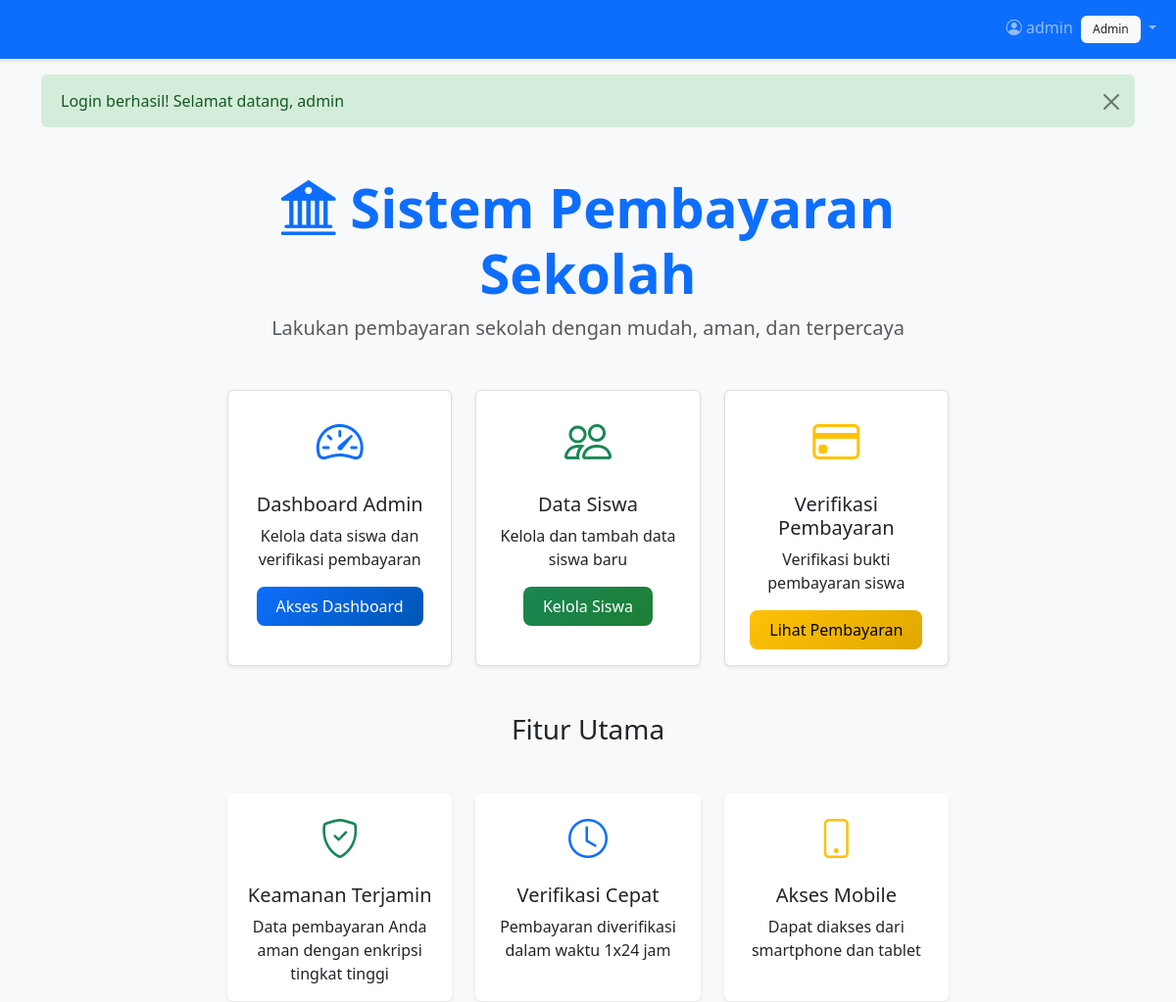
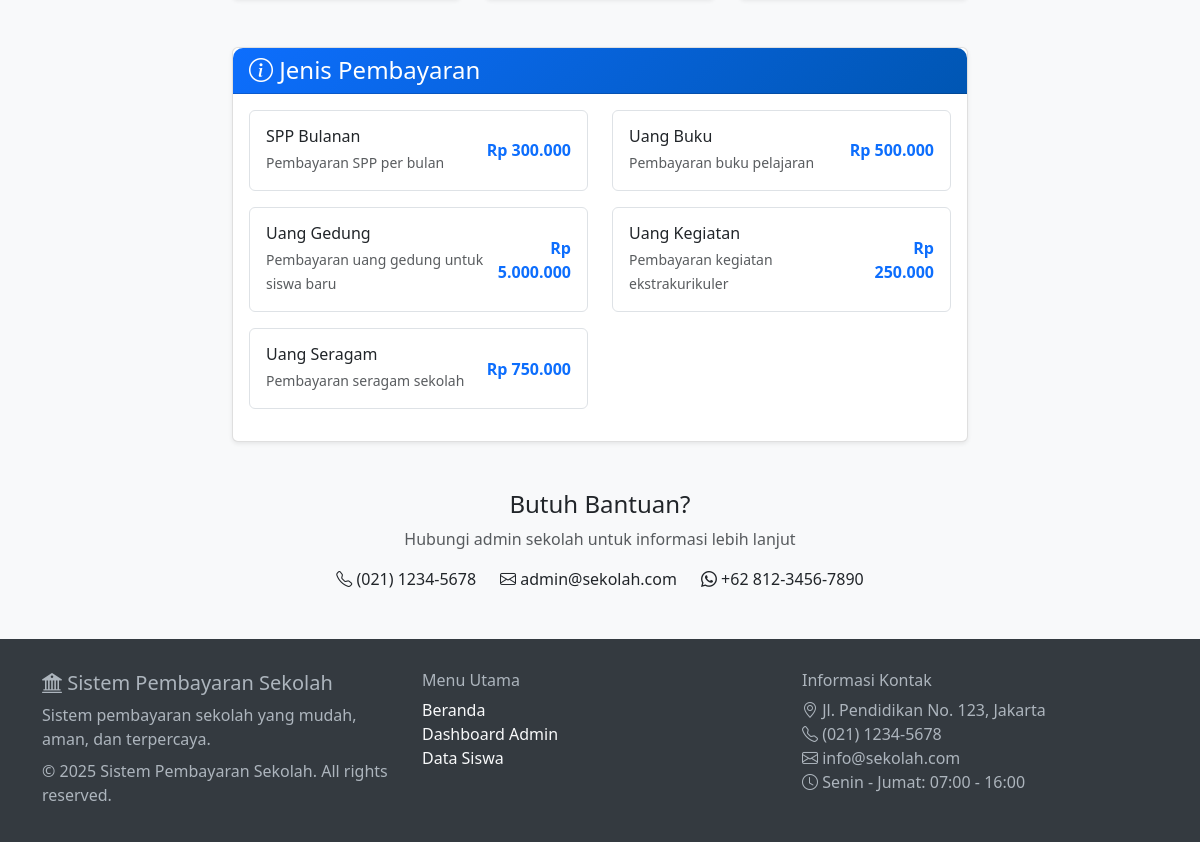
The page / (signed in) on the database its author committed (2 pictures, top to bottom).
### tables this page shows
CREATE TABLE payment_types (
    id INT PRIMARY KEY AUTO_INCREMENT,
    nama_pembayaran VARCHAR(100) NOT NULL,
    jumlah DECIMAL(10,2) NOT NULL,
    deskripsi TEXT,
    is_active BOOLEAN DEFAULT TRUE,
    created_at TIMESTAMP DEFAULT CURRENT_TIMESTAMP
);

### config/database.php (called while the page is built, shortened)
<?php
class Database {
    private $host = DB_HOST;
    private $user = DB_USER;
    private $pass = DB_PASS;
    private $dbname = DB_NAME;
    private $dbh;
    public function __construct() {
        $dsn = 'mysql:host=' . $this->host . ';dbname=' . $this->dbname . ';charset=utf8mb4';
        $options = array(
            PDO::ATTR_PERSISTENT => true,
            PDO::ATTR_ERRMODE => PDO::ERRMODE_EXCEPTION,
            PDO::ATTR_DEFAULT_FETCH_MODE => PDO::FETCH_ASSOC,
            PDO::MYSQL_ATTR_INIT_COMMAND => "SET NAMES utf8mb4"
        );
        try {
            $this->dbh = new PDO($dsn, $this->user, $this->pass, $options);
        } catch(PDOException $e) {
            $this->error = $e->getMessage();
            die('Database connection failed: ' . $this->error);
        }
    }
    public function query($query) {
        $this->stmt = $this->dbh->prepare($query);
    }
    public function execute() {
        return $this->stmt->execute();
    }
    public function resultset() {
        $this->execute();
        return $this->stmt->fetchAll(PDO::FETCH_OBJ);
    }
}
?>

### index.php (the view, shortened to what this page needs)
<?php
require_once 'config/database.php';
require_once 'includes/functions.php';
include 'includes/header.php';
?>
<div class="container my-5">
    <div class="row">
        <div class="col-lg-8 mx-auto">
            <div class="text-center mb-5">
                <h1 class="display-4 fw-bold text-primary">
                    <i class="bi bi-bank2"></i> Sistem Pembayaran Sekolah
                </h1>
                <p class="lead text-muted">Lakukan pembayaran sekolah dengan mudah, aman, dan terpercaya</p>
            </div>
            <?php if (is_logged_in()): ?>
                <div class="row g-4 mb-5">
                    <?php if (is_admin()): ?>
                        <div class="col-md-4">
                            <div class="card text-center h-100">
                                <div class="card-body">
                                    <i class="bi bi-speedometer2 text-primary" style="font-size: 3rem;"></i>
                                    <h5 class="card-title mt-3">Dashboard Admin</h5>
                                    <p class="card-text">Kelola data siswa dan verifikasi pembayaran</p>
                                    <a href="admin/dashboard.php" class="btn btn-primary">Akses Dashboard</a>
                                </div>
                            </div>
                        </div>
                        <div class="col-md-4">
                            <div class="card text-center h-100">
                                <div class="card-body">
                                    <i class="bi bi-people text-success" style="font-size: 3rem;"></i>
                                    <h5 class="card-title mt-3">Data Siswa</h5>
                                    <p class="card-text">Kelola dan tambah data siswa baru</p>
                                    <a href="admin/students.php" class="btn btn-success">Kelola Siswa</a>
                                </div>
                            </div>
                        </div>
                        <div class="col-md-4">
                            <div class="card text-center h-100">
                                <div class="card-body">
                                    <i class="bi bi-credit-card text-warning" style="font-size: 3rem;"></i>
                                    <h5 class="card-title mt-3">Verifikasi Pembayaran</h5>
                                    <p class="card-text">Verifikasi bukti pembayaran siswa</p>
                                    <a href="admin/payments.php" class="btn btn-warning">Lihat Pembayaran</a>
                                </div>
                            </div>
                        </div>
                    <?php endif; ?>
                </div>
            <?php endif; ?>
            <div class="row g-4">
                <div class="col-12">
                    <h3 class="text-center mb-4">Fitur Utama</h3>
                </div>
                <div class="col-md-4">
                    <div class="card border-0 shadow-sm h-100">
                        <div class="card-body text-center">
                            <i class="bi bi-shield-check text-success" style="font-size: 2.5rem;"></i>
                            <h5 class="card-title mt-3">Keamanan Terjamin</h5>
                            <p class="card-text">Data pembayaran Anda aman dengan enkripsi tingkat tinggi</p>
                        </div>
                    </div>
                </div>
                <div class="col-md-4">
                    <div class="card border-0 shadow-sm h-100">
                        <div class="card-body text-center">
                            <i class="bi bi-clock text-primary" style="font-size: 2.5rem;"></i>
                            <h5 class="card-title mt-3">Verifikasi Cepat</h5>
                            <p class="card-text">Pembayaran diverifikasi dalam waktu 1x24 jam</p>
                        </div>
                    </div>
                </div>
                <div class="col-md-4">
                    <div class="card border-0 shadow-sm h-100">
                        <div class="card-body text-center">
                            <i class="bi bi-phone text-warning" style="font-size: 2.5rem;"></i>
                            <h5 class="card-title mt-3">Akses Mobile</h5>
                            <p class="card-text">Dapat diakses dari smartphone dan tablet</p>
                        </div>
                    </div>
                </div>
            </div>
            <div class="card mt-5">
                <div class="card-header">
                    <h4 class="mb-0"><i class="bi bi-info-circle"></i> Jenis Pembayaran</h4>
                </div>
                <div class="card-body">
                    <div class="row">
                        <?php
                        try {
                            $db = new Database();
                            $db->query("SELECT * FROM payment_types WHERE is_active = 1 ORDER BY nama_pembayaran");
                            $payment_types = $db->resultset();
                            if ($payment_types) {
                                foreach ($payment_types as $type) {
                                    echo '<div class="col-md-6 mb-3">';
                                    echo '<div class="d-flex justify-content-between align-items-center p-3 border rounded">';
                                    echo '<div>';
                                    echo '<h6 class="mb-1">' . htmlspecialchars($type->nama_pembayaran) . '</h6>';
                                    echo '<small class="text-muted">' . htmlspecialchars($type->deskripsi) . '</small>';
                                    echo '</div>';
                                    echo '<div class="text-end">';
                                    echo '<span class="fw-bold text-primary">' . format_currency($type->jumlah) . '</span>';
                                    echo '</div>';
                                    echo '</div>';
                                    echo '</div>';
                                }
                            } else {
                                echo '<div class="col-12">';
                                echo '<p class="text-muted text-center">Belum ada jenis pembayaran yang tersedia.</p>';
                                echo '</div>';
                            }
                        } catch (Exception $e) {
                            echo '<div class="col-12">';
                            echo '<p class="text-danger text-center">Error loading payment types.</p>';
                            echo '</div>';
                        }
                        ?>
                    </div>
                </div>
            </div>
            <div class="text-center mt-5">
                <h4>Butuh Bantuan?</h4>
                <p class="text-muted">Hubungi admin sekolah untuk informasi lebih lanjut</p>
                <div class="row justify-content-center">
                    <div class="col-auto">
                        <i class="bi bi-telephone"></i> (021) 1234-5678
                    </div>
                    <div class="col-auto">
                        <i class="bi bi-envelope"></i> admin@sekolah.com
                    </div>
                    <div class="col-auto">
                        <i class="bi bi-whatsapp"></i> +62 812-3456-7890
                    </div>
                </div>
            </div>
        </div>
    </div>
</div>
<?php include 'includes/footer.php'; ?>

### assets/css/style.css (style rules this page uses)
:root { --primary-color: #007bff; --secondary-color: #6c757d; --success-color: #28a745; --warning-color: #ffc107; --danger-color: #dc3545; --info-color: #17a2b8; --light-color: #f8f9fa; --dark-color: #343a40; }
body { font-family: 'Segoe UI', Tahoma, Geneva, Verdana, sans-serif; background-color: #f5f5f5; }
.card { border: none; border-radius: 10px; box-shadow: 0 0 20px rgba(0,0,0,.1); transition: transform 0.2s; }
.card-header { background: linear-gradient(135deg, var(--primary-color), #0056b3); color: white; border-radius: 10px 10px 0 0 !important; font-weight: 600; }
.btn { border-radius: 8px; font-weight: 500; padding: 8px 20px; }
.btn-primary { background: linear-gradient(135deg, var(--primary-color), #0056b3); border: none; }
.btn-success { background: linear-gradient(135deg, var(--success-color), #1e7e34); border: none; }
.btn-warning { background: linear-gradient(135deg, var(--warning-color), #e0a800); border: none; }
.fade-in { animation: fadeIn 0.5s ease-out; }

### includes/header.php (style rules this page uses)
:root { --primary-color: #0d6efd; --secondary-color: #6c757d; --success-color: #198754; --warning-color: #ffc107; --danger-color: #dc3545; }
body { background-color: #f8f9fa; font-family: 'Segoe UI', Tahoma, Geneva, Verdana, sans-serif; }
.card { box-shadow: 0 0.125rem 0.25rem rgba(0, 0, 0, 0.075); border: 1px solid rgba(0, 0, 0, 0.125); border-radius: 0.375rem; }
.card-header { background-color: var(--primary-color); color: white; font-weight: 600; }
.btn-primary { background-color: var(--primary-color); border-color: var(--primary-color); }

### rows shown on the page
payment_types: nama_pembayaran "SPP Bulanan", deskripsi "Pembayaran SPP per bulan", jumlah "Rp 300.000"
payment_types: nama_pembayaran "Uang Buku", deskripsi "Pembayaran buku pelajaran", jumlah "Rp 500.000"
payment_types: nama_pembayaran "Uang Gedung", deskripsi "Pembayaran uang gedung untuk siswa baru", jumlah "Rp 5.000.000"
payment_types: nama_pembayaran "Uang Kegiatan", deskripsi "Pembayaran kegiatan ekstrakurikuler", jumlah "Rp 250.000"
payment_types: nama_pembayaran "Uang Seragam", deskripsi "Pembayaran seragam sekolah", jumlah "Rp 750.000"

### other values the page prints
$_SESSION['username'] "admin"
$_SESSION['role'] "Admin"
$message "Login berhasil! Selamat datang, admin"
SITE_NAME "Sistem Pembayaran Sekolah"
